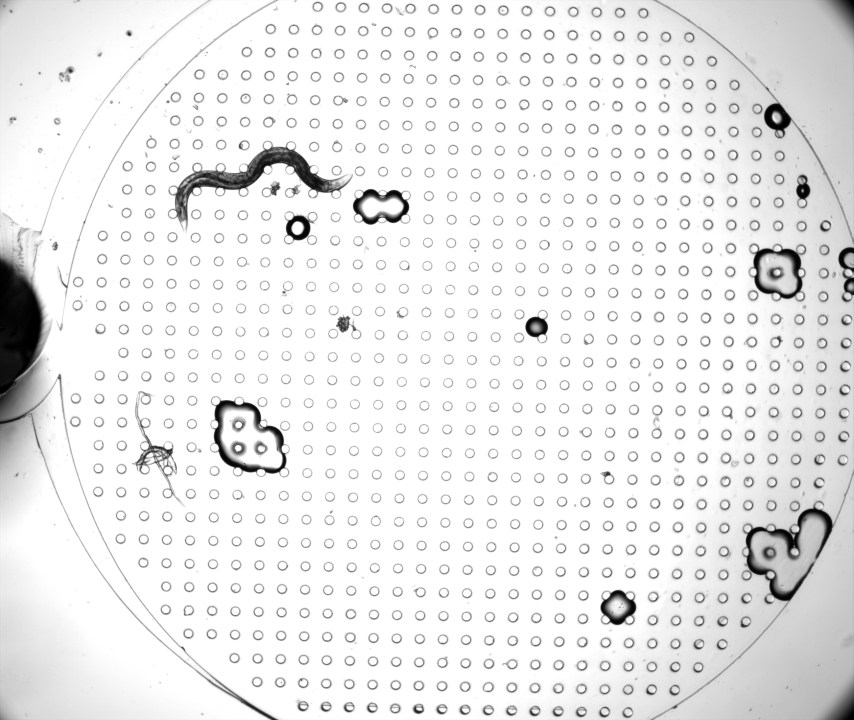
#> input picture temp_image_processing/frame10.png, 2560 x 2160 px, found by its file name (shown at 1/3 size)
$ python Rishi.py
#> lines starting #> are read from the running program, lines starting #| are printed output that depends on the picture; after the words box and inside, x2 and y2 are one past the last pixel; in counts of white or black regions, pixels touching at a corner belong together
import cv2
import numpy as np
import matplotlib.pyplot as plt
from scipy.sparse.csgraph import minimum_spanning_tree
from scipy.spatial.distance import pdist, squareform


def extract_worm_boundary(binary_img):
    # Make sure image is binary with values 0 and 255
    binary_img = (binary_img > 128).astype(np.uint8) * 255

    # Find contours
    contours, _ = cv2.findContours(binary_img, cv2.RETR_EXTERNAL, cv2.CHAIN_APPROX_NONE)

    # Get the largest contour (should be the worm)
    worm_contour = max(contours, key=cv2.contourArea)

    # Create an empty image to draw the boundary
    boundary_img = np.zeros_like(binary_img)
    cv2.drawContours(boundary_img, [worm_contour], -1, 255, 1)

    # Create filled region image
    filled_img = np.zeros_like(binary_img)
    cv2.drawContours(filled_img, [worm_contour], -1, 255, -1)  # -1 for filling

    # Get boundary points as a list of [x,y] coordinates
    boundary_points = worm_contour.squeeze()

    return boundary_points, boundary_img, filled_img

def visualize_boundary_points(binary_img, boundary_points):
    """
    Visualize the boundary points to verify they're correct
    """
    vis_img = cv2.cvtColor(binary_img.copy(), cv2.COLOR_GRAY2BGR)

    # Draw each boundary point as a small red dot
    for point in boundary_points:
        cv2.circle(vis_img, tuple(point.astype(int)), 1, (0,0,255), -1)

    return vis_img

def test_boundary_extraction(image_path):
    # Read binary image
#> called with image_path = 'temp_image_processing/frame10.png'
    binary_img = cv2.imread(image_path, cv2.IMREAD_GRAYSCALE)
#> binary_img is the input picture: shape (2160, 2560); min 0, max 255, mean 234.6
    if binary_img is None:
        raise ValueError(f"Failed to read image from path: {image_path}")

    # Extract boundary and filled region
    boundary_points, boundary_img, filled_img = extract_worm_boundary(binary_img)
#> in extract_worm_boundary, `binary_img = (binary_img > 128).astype(np.uint8) * 255`:
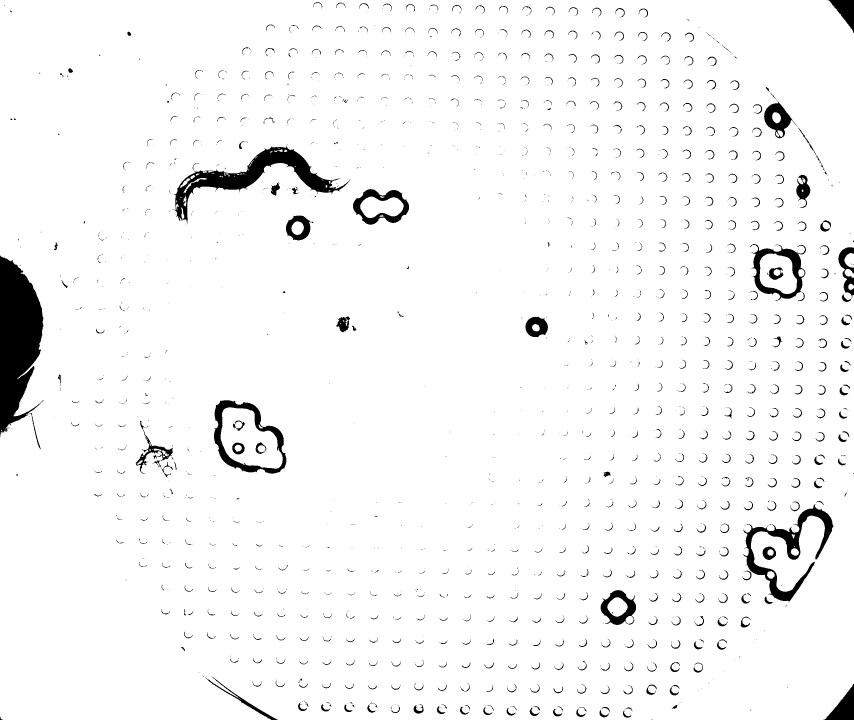
#> binary_img: shape (2160, 2560) (shown at 1/3 size); 96.3% white; 1691 black regions (1097 under 20 px)
#> in extract_worm_boundary, `contours, _ = cv2.findContours(binary_img, cv2.RETR_EXTERNAL, cv2.CHAI..`: contours = 10 contours, 6 with area under 20; largest, box (x1, y1, x2, y2) and area: (0, 0, 2560, 2160) 5463068, (2533, 759, 2560, 803) 854, (2534, 807, 2560, 833) 428, (2545, 851, 2560, 870) 202
#> in extract_worm_boundary, `worm_contour = max(contours, key=cv2.contourArea)`: worm_contour = contour of 10344 points, box (x1, y1, x2, y2) (0, 0, 2560, 2160), area 5463068
#> in extract_worm_boundary, `cv2.drawContours(boundary_img, [worm_contour], -1, 255, 1)`:
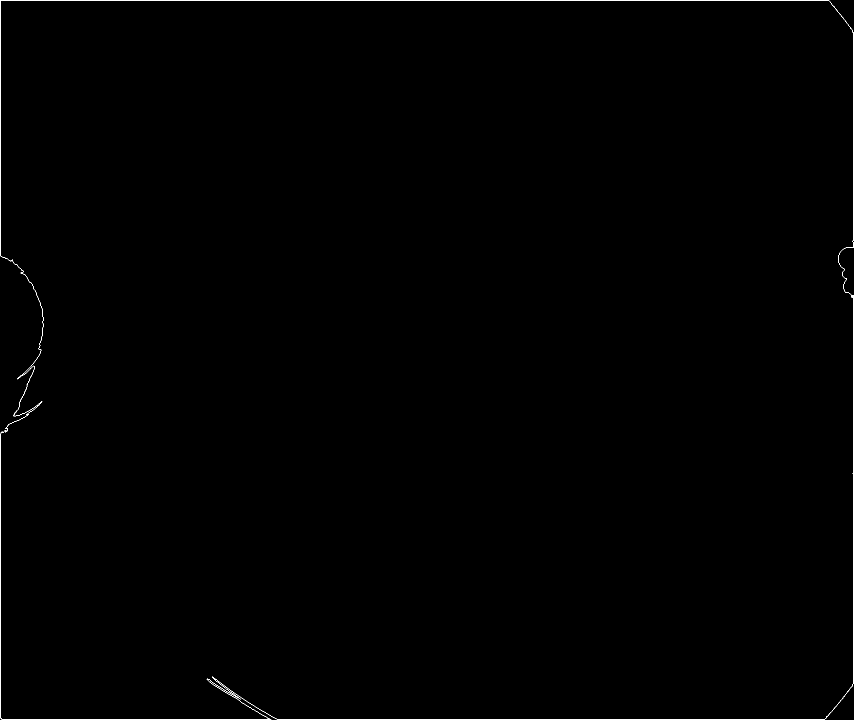
#> boundary_img: shape (2160, 2560) (shown at 1/3 size); 0.19% white in thin lines or dots
#> in extract_worm_boundary, `cv2.drawContours(filled_img, [worm_contour], -1, 255, -1)`:
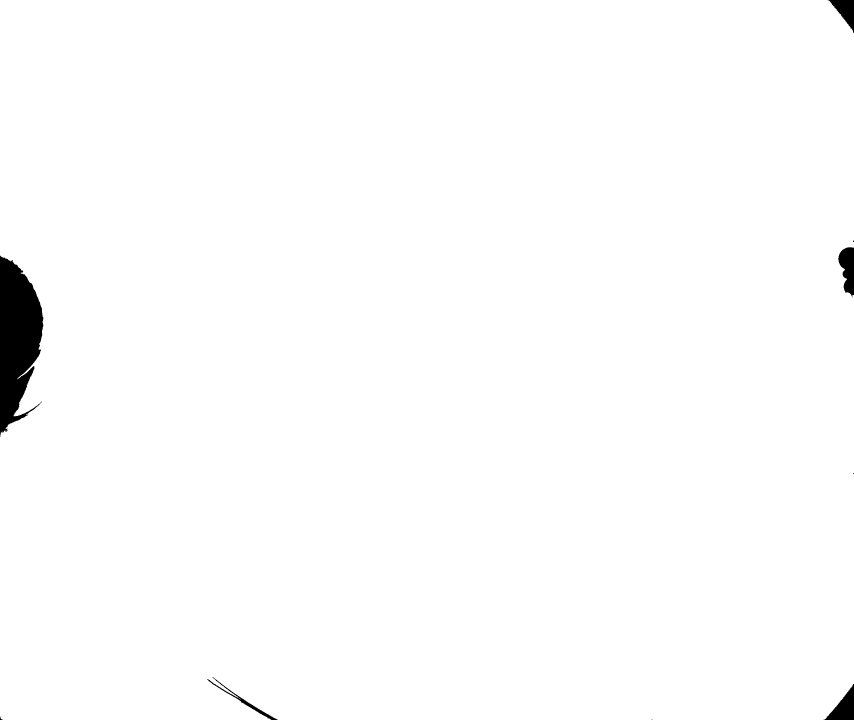
#> filled_img: shape (2160, 2560) (shown at 1/3 size); 98.9% white; 9 black regions (3 under 20 px), largest, box (x1, y1, x2, y2) and area: (0, 766, 130, 1311) 47076, (2515, 742, 2560, 893) 4495, (2470, 2052, 2560, 2160) 4460, (2483, 0, 2560, 98) 3428, (621, 2031, 833, 2160) 1858, (0, 2149, 9, 2160) 32
#> in extract_worm_boundary, `boundary_points = worm_contour.squeeze()`: boundary_points = 10344 pairs, first value 0 to 2559, second value 0 to 2159

    # Visualize boundary points
    points_vis = visualize_boundary_points(boundary_img, boundary_points)
#> the loop in visualize_boundary_points, `for point in boundary_points:` made 10344 passes
#> point on passes 1 to 3: [0, 0], [0, 1], [0, 2]

    # Visualize all results
    plt.figure(figsize=(15, 5))

    plt.subplot(221)
    plt.imshow(binary_img, cmap='gray')
    plt.title('Original Binary')

    plt.subplot(222)
    plt.imshow(boundary_img, cmap='gray')
    plt.title('Boundary')

    plt.subplot(223)
    plt.imshow(filled_img, cmap='gray')
    plt.title('Filled Region')

    plt.subplot(224)
    plt.imshow(cv2.cvtColor(points_vis, cv2.COLOR_BGR2RGB))
    plt.title('Boundary Points')

    plt.tight_layout()
    plt.show()
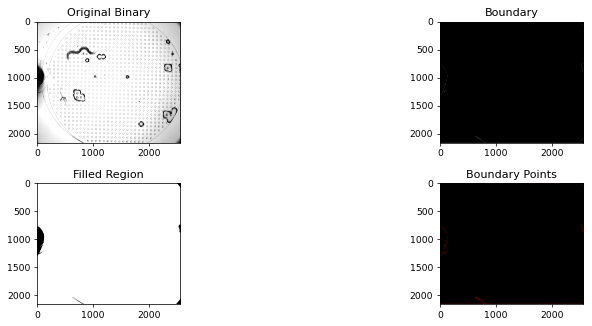
#> figure drawn by matplotlib, 4 panels

    return boundary_points, boundary_img, filled_img


def initialize_control_points(filled_img, num_points=500):

    y_coords, x_coords = np.where(filled_img > 0)
    points = np.column_stack((x_coords, y_coords))

    indices = np.random.choice(len(points), num_points, replace=False)
    sampled_points = points[indices]

    distances = squareform(pdist(sampled_points))
    mst = minimum_spanning_tree(distances).toarray()

    def bfs_get_farthest(graph, start):
        n = len(graph)
        dist = np.full(n, np.inf)
        parent = np.full(n, -1)
        dist[start] = 0

        queue = [start]
        while queue:
            current = queue.pop(0)
            for neighbor in range(n):
                if graph[current, neighbor] > 0 and dist[neighbor] == np.inf:
                    dist[neighbor] = dist[current] + 1
                    parent[neighbor] = current
                    queue.append(neighbor)

        end = np.argmax(dist)

        path = []
        current = end
        while current != -1:
            path.append(current)
            current = parent[current]

        return end, path[::-1], dist[end]

    end1, _, _ = bfs_get_farthest(mst, 0)   # Added mst here

    end2, path, max_dist = bfs_get_farthest(mst, end1)

    print(f"End points of diameter: end1 = {end1}, end2 = {end2}")
    print(f"Path length: {len(path)}")
    print(f"Path: {path}")
    print(f"Maximum distance: {max_dist}")

    debug_img = cv2.cvtColor(filled_img.copy(), cv2.COLOR_GRAY2BGR)

    for point in sampled_points:
        cv2.circle(debug_img, tuple(point.astype(int)), 2, (255,0,0), -1)

    for i in range(len(sampled_points)):
        for j in range(i+1, len(sampled_points)):
            if mst[i,j] != 0:
                pt1 = tuple(sampled_points[i].astype(int))
                pt2 = tuple(sampled_points[j].astype(int))
                cv2.line(debug_img, pt1, pt2, (0,255,0), 1)

    cv2.circle(debug_img, tuple(sampled_points[end1].astype(int)), 5, (255,0,255), -1)
    cv2.circle(debug_img, tuple(sampled_points[end2].astype(int)), 5, (255,255,0), -1)

    if len(path) > 1:
        for i in range(len(path)-1):
            pt1 = tuple(sampled_points[path[i]].astype(int))
            pt2 = tuple(sampled_points[path[i+1]].astype(int))
            cv2.circle(debug_img, pt1, 4, (0,0,255), -1)
            cv2.line(debug_img, pt1, pt2, (0,0,255), 2)

        pt = tuple(sampled_points[path[-1]].astype(int))
        cv2.circle(debug_img, pt, 4, (0,0,255), -1)

    plt.figure(figsize=(8,8))
    plt.imshow(cv2.cvtColor(debug_img, cv2.COLOR_BGR2RGB))
    plt.title('MST and Diameter Path')
    plt.show()

    return sampled_points[path]


# Run the test
boundary_points, boundary_img, filled_img = test_boundary_extraction("temp_image_processing/frame10.png")

# Test the initialization
sampled_points = initialize_control_points(filled_img)
#> in initialize_control_points, `points = np.column_stack((x_coords, y_coords))`: points = 5468241 pairs, first value 0 to 2559, second value 0 to 2159
#> in initialize_control_points, `indices = np.random.choice(len(points), num_points, replace=False)`: indices = 500 values, max 5451432 at index 285, min 16872 at index 106, mean 2722045.8
#> in initialize_control_points, `sampled_points = points[indices]`: sampled_points = 500 pairs, first value 9 to 2556, second value 6 to 2153
#> in initialize_control_points, `distances = squareform(pdist(sampled_points))`:
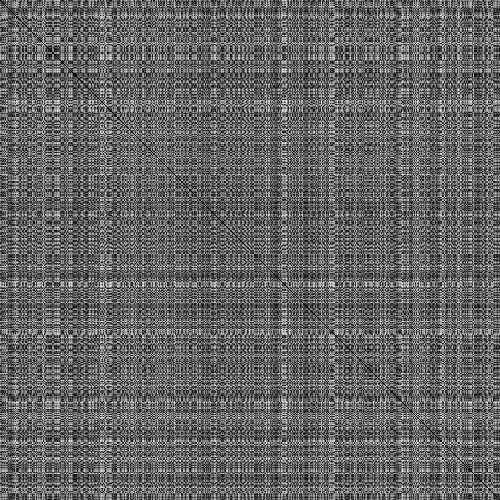
#> distances: shape (500, 500) float64; min 0, max 3098.5, mean 1230.6; drawn with min black and max white
#> in initialize_control_points, `mst = minimum_spanning_tree(distances).toarray()`:
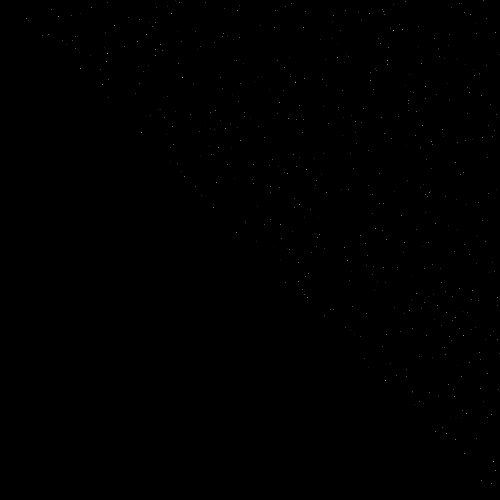
#> mst: shape (500, 500) float64; min 0, max 166.6, mean 0.1
#> in bfs_get_farthest, `n = len(graph)`: n = 500
#> in bfs_get_farthest, `parent = np.full(n, -1)`: parent = 500 values from -1 to -1
#> after the loop in bfs_get_farthest, `while queue:`: parent = 500 values, max 483 at index 491, min -1 at index 0, mean -0.028; queue = []
#> in bfs_get_farthest, `end = np.argmax(dist)`: end = 1
#> the loop in bfs_get_farthest, `while current != -1:` made 1 pass
#> current on pass 1: -1
#> after the loop in bfs_get_farthest, `while current != -1:`: path = [1]
#> in initialize_control_points, `end1, _, _ = bfs_get_farthest(mst, 0)`: end1 = 1
#> the loop in bfs_get_farthest (call 2), `while queue:` made 2 passes
#> current on passes 1 to 2: 1, 405
#> the loop in bfs_get_farthest (call 2), `while current != -1:` made 1 pass
#> in initialize_control_points, `end2, path, max_dist = bfs_get_farthest(mst, end1)`: end2 = 0; path = [0]; max_dist = inf
#| End points of diameter: end1 = 1, end2 = 0
#| Path length: 1
#| Path: [0]
#| Maximum distance: inf
#> the loop in initialize_control_points, `for point in sampled_points:` made 500 passes
#> point on passes 1 to 3: [2157, 319], [1796, 1002], [1812, 1709]
#> after the loop in initialize_control_points, `for i in range(len(sampled_points)):`:
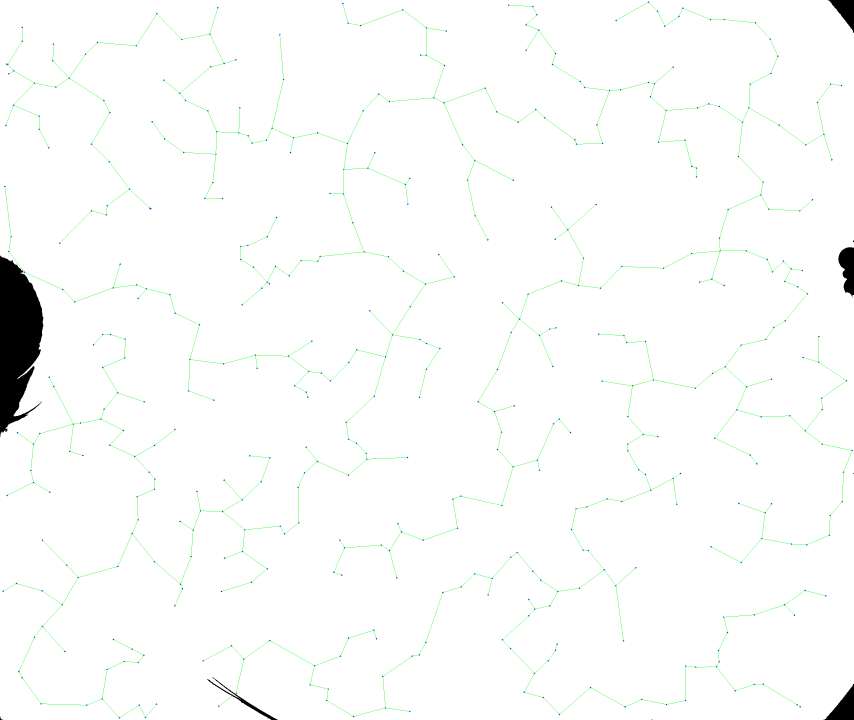
#> debug_img: shape (2160, 2560, 3) (shown at 1/3 size); mean B, G, R 250.8, 252, 250.5
#> sampled_points = [[2157, 319]]

$ run again, with temp_image_processing/Worm2Remapped.png copied over temp_image_processing/frame10.png
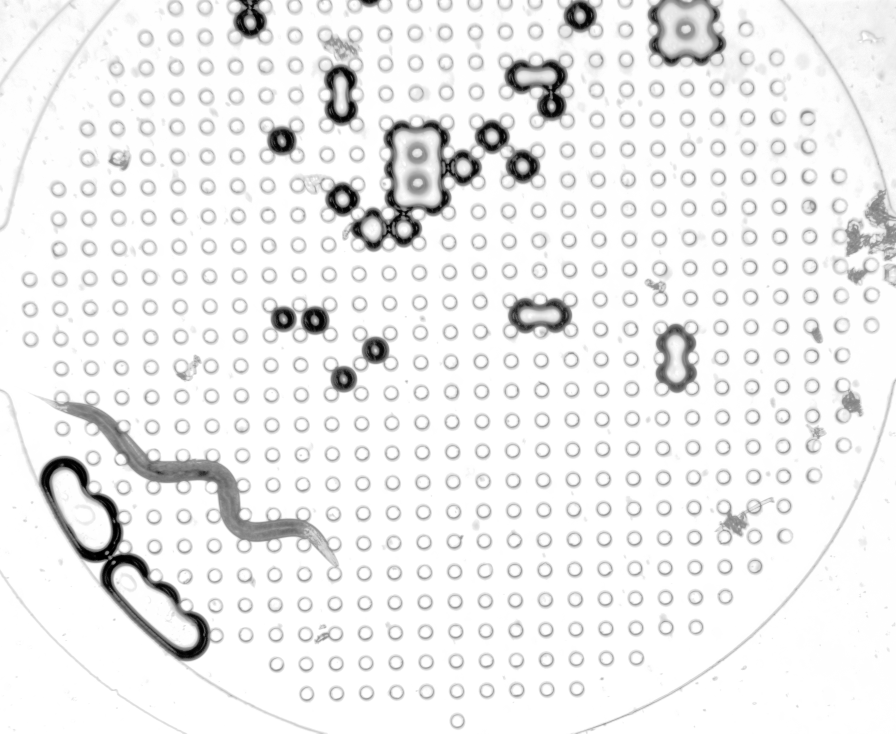
#> input picture temp_image_processing/Worm2Remapped.png, 2688 x 2200 px, found by its file name (shown at 1/3 size)
#> in test_boundary_extraction, binary_img is the input picture: shape (2200, 2688); min 0, max 255, mean 238.2
#> in extract_worm_boundary, `binary_img = (binary_img > 128).astype(np.uint8) * 255`:
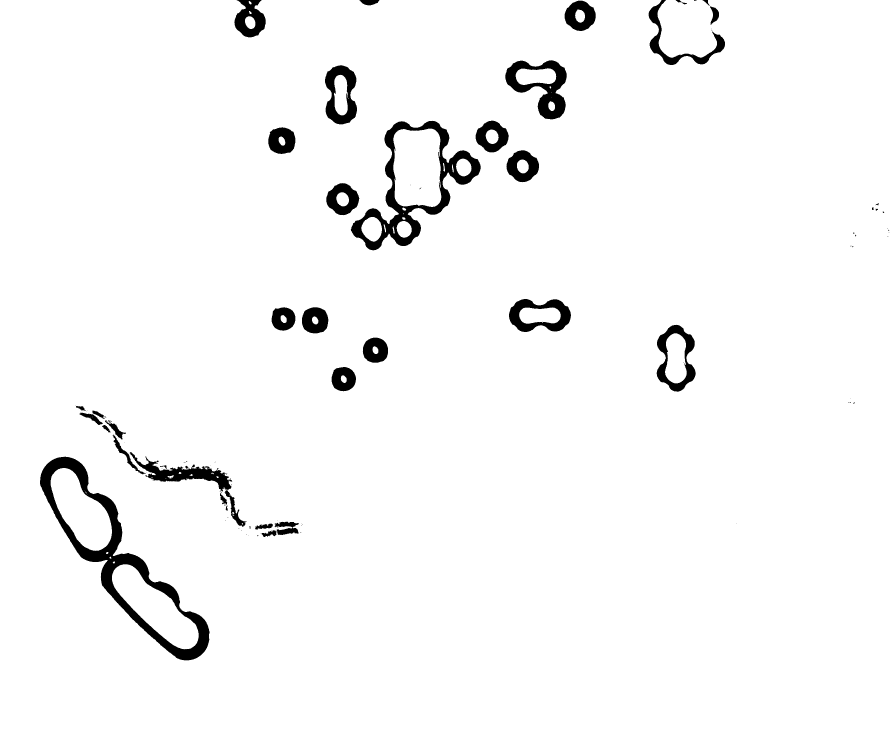
#> binary_img: shape (2200, 2688) (shown at 1/3 size); 96.7% white; 110 black regions (69 under 20 px)
#> contours = 4 contours; box (x1, y1, x2, y2) and area: (0, 0, 2688, 2200) 5892494, (735, 49, 766, 87) 870, (746, 3, 755, 13) 44, (747, 33, 755, 42) 36
#> worm_contour = contour of 10866 points, box (x1, y1, x2, y2) (0, 0, 2688, 2200), area 5892494
#> boundary_img: shape (2200, 2688); 0.18% white in thin lines or dots
#> filled_img: shape (2200, 2688); 99.7% white; 6 black regions (1 under 20 px), largest, box (x1, y1, x2, y2) and area: (703, 0, 797, 112) 7462, (1946, 0, 2175, 195) 7301, (1078, 0, 1138, 16) 686, (2107, 0, 2129, 17) 129, (2027, 0, 2044, 8) 78
#> in extract_worm_boundary, `boundary_points = worm_contour.squeeze()`: boundary_points = 10866 pairs, first value 0 to 2687, second value 0 to 2199
#> the loop in visualize_boundary_points, `for point in boundary_points:` made 10866 passes
#> point on passes 1 to 3: [0, 0], [0, 1], [0, 2]
#> points = 5897928 pairs, first value 0 to 2687, second value 0 to 2199
#> indices = 500 values, max 5869465 at index 453, min 759 at index 151, mean 2869268.2
#> in initialize_control_points, `sampled_points = points[indices]`: sampled_points = 500 pairs, first value 3 to 2687, second value 0 to 2189
#> n = 500
#> in bfs_get_farthest, `parent = np.full(n, -1)`: parent = 500 values from -1 to -1
#> after the loop in bfs_get_farthest, `while queue:`: parent = 500 values, max 347 at index 486, min -1 at index 0, mean -0.3; queue = []
#> end = 1
#> the loop in bfs_get_farthest, `while current != -1:` made 1 pass
#> current on pass 1: -1
#> after the loop in bfs_get_farthest, `while current != -1:`: path = [1]
#> end1 = 1
#> the loop in bfs_get_farthest (call 2), `while queue:` made 4 passes
#> current on passes 1 to 4: 1, 232, 294, 469
#> the loop in bfs_get_farthest (call 2), `while current != -1:` made 1 pass
#> in initialize_control_points, `end2, path, max_dist = bfs_get_farthest(mst, end1)`: end2 = 0; path = [0]; max_dist = inf
#| End points of diameter: end1 = 1, end2 = 0
#| Path length: 1
#| Path: [0]
#| Maximum distance: inf
#> the loop in initialize_control_points, `for point in sampled_points:` made 500 passes
#> point on passes 1 to 3: [728, 1914], [262, 405], [899, 1742]
#> after the loop in initialize_control_points, `for i in range(len(sampled_points)):`:
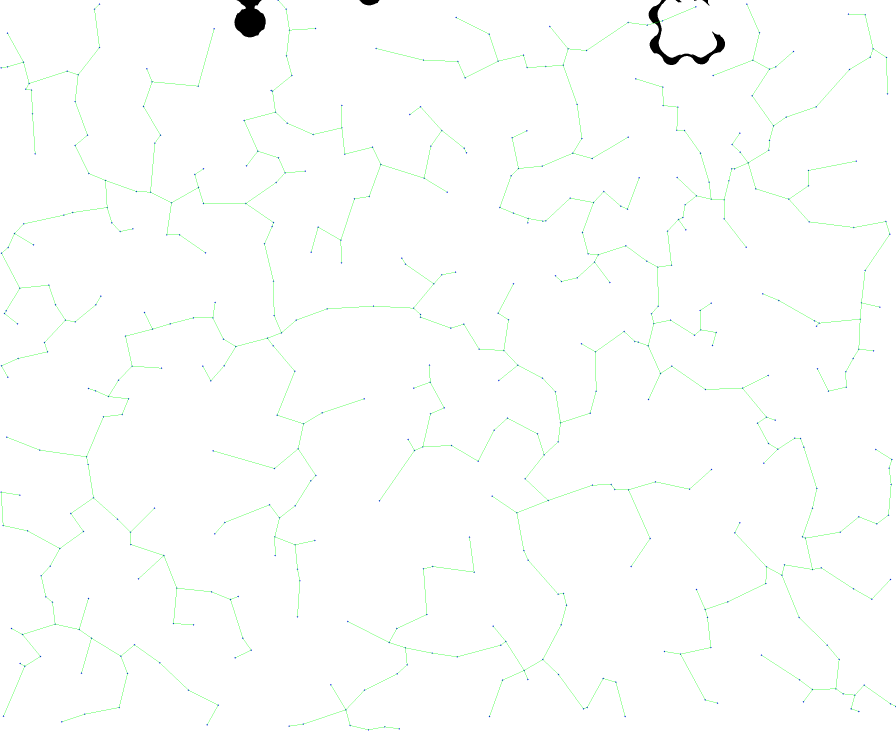
#> debug_img: shape (2200, 2688, 3) (shown at 1/3 size); mean B, G, R 252.9, 254.1, 252.7
#> `sampled_points = initialize_control_points(filled_img)`: sampled_points = [[728, 1914]]
